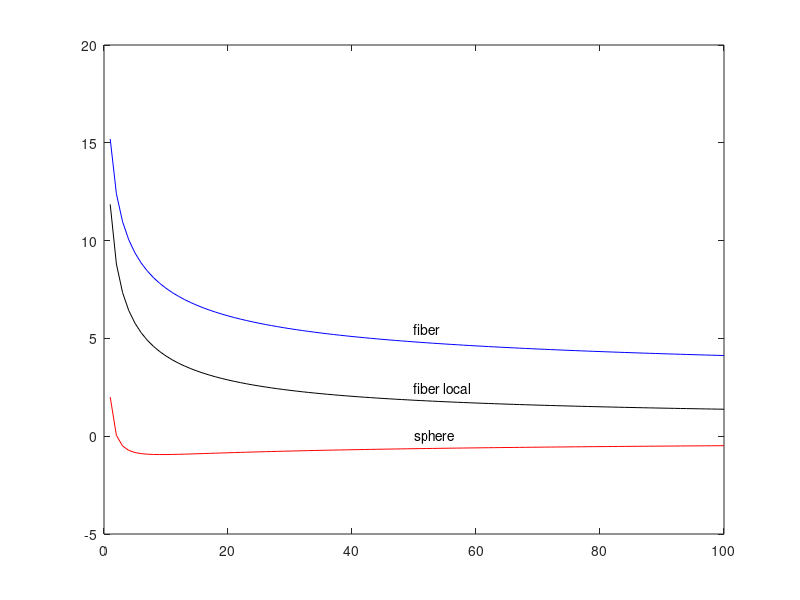

MATLAB code for this plot:
Sc=0.5;us=0.5;k=0.41;L=-30;Cr=15;Cr0=2;Cr1=15;zr=1;
z=0:1:100;
ws=0.0641;ws0=0.45;
alpha=ws*Sc/(k*us);
alpha0=ws0*Sc/(k*us);
dissip=((1+0.5*(-z/L).^(2/3)).^1.5*us^3/k)./z;
FL=0.005;el=1.5*10^(-5);asp=250;
SF=5*0.1*ws^2/(8*el*log(asp))*((FL^2)./dissip).^(1/3);
if SF<0.1
   ws1=ws*4/3; 
elseif SF>5.0
    ws1=ws+ws*2/15/(SF.^2);
else
    ws1=ws+ws*(0.07531*SF.^(-0.6692)-0.0188);
end
alpha1=ws1*Sc/(k*us);

tau=(16*z/L).*(0.5-alpha)-(1+alpha);
y=2*alpha./(sqrt(tau.^2-64*alpha*z/L*(0.5+alpha))-tau);
r=y.^2/alpha+(1-y).^2-(((y.^2).*(1-y).^2*0.5).*(16*z/L).^2)./(alpha*(1-(16*z/L).*y).^2);
wm=-((((1+alpha)^(0.5+alpha)*r.^(-0.5)).*(y/alpha).^alpha).*(1-y)).*(1-(16*z/L).*y).^(-0.5);
C=(-wm(2)/ws+(k/ws+(1-16*zr/L)^(-0.5))/(k+ws)).*((zr./z).^alpha)+wm/ws;

tau0=(16*z/L).*(0.5-alpha0)-(1+alpha0);
y0=2*alpha0./(sqrt(tau0.^2-64*alpha0*z/L*(0.5+alpha0))-tau0);
r0=y0.^2/alpha0+(1-y0).^2-(((y0.^2).*(1-y0).^2*0.5).*(16*z/L).^2)./(alpha0*(1-(16*z/L).*y0).^2);
wm0=-((((1+alpha0)^(0.5+alpha0)*r0.^(-0.5)).*(y0/alpha0).^alpha0).*(1-y0)).*(1-(16*z/L).*y0).^(-0.5);
C0=(-wm0(2)/ws0+(k/ws0+(1-16*zr/L)^(-0.5))/(k+ws0)).*((zr./z).^alpha0)+wm0/ws0;

tau1=(16*z/L).*(0.5-alpha1)-(1+alpha1);
y1=2*alpha1./(sqrt(tau1.^2-(64*alpha1.*z/L).*(0.5+alpha1))-tau1);
r1=(y1.^2)./alpha1+(1-y1).^2-(((y1.^2).*(1-y1).^2*0.5).*(16*z/L).^2)./(alpha1.*(1-(16*z/L).*y1).^2);
wm1=-(((1+alpha1).^(0.5+alpha1)).*r1.^(-0.5)).*((((y1./alpha1).^alpha1).*(1-y1)).*(1-(16*z/L).*y1).^(-0.5));
C1=(-wm1(2)/ws1(2)+(k/ws1(2)+(1-16*zr/L)^(-0.5))/(k+ws1(2))).*((zr./z).^alpha1)+wm1./ws1;

plot(z,C0,'red')
hold on;
text(50,0,'sphere')
hold on;
plot(z,C,'blue')
hold on
text(50,5.5,'fiber')
hold on;
plot(z,C1,'black')
hold on
text(50,2.5,'fiber local')